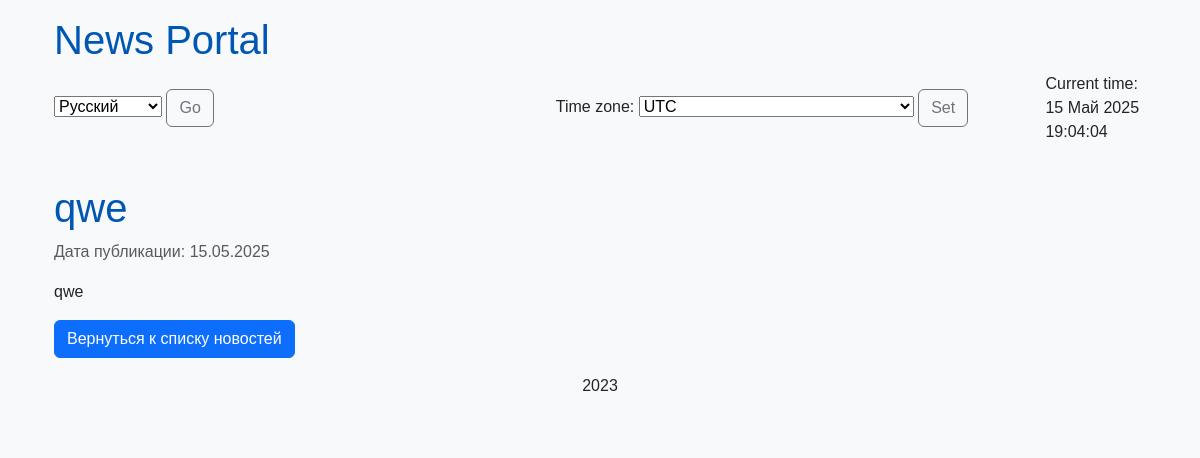
The app's page /news/86/ with its own data.
### news/models.py (models this page shows, shortened)
class Post(models.Model):
    objects = None
    ARTICLE = 'AR'
    NEWS = 'NW'
    POST_TYPES = [
        (ARTICLE, 'Article'),
        (NEWS, 'News'),
    ]
    author = models.ForeignKey('Author', on_delete=models.CASCADE)
    post_type = models.CharField(max_length=2, choices=POST_TYPES, default=NEWS)
    date_created = models.DateTimeField(auto_now_add=True)
    categories = models.ManyToManyField('Category', through='PostCategory')
    title = models.CharField(max_length=255)
    text = models.TextField()
    rating = models.IntegerField(default=0)

### news/views.py (the view)
# urls.py: path('news/<int:news_id>/', views.news_detail, name='news_detail'),
@cache_page(60 * 5)  # Кешируем на 5 минут (300 секунд)
def news_detail(request, news_id):
    news = Post.objects.get(id=news_id)
    context = {
        'news': news,
        'timezones': pytz.common_timezones,  # Добавлено
        'current_time': timezone.now(),  # Добавлено
    }
    return render(request, 'news/news_detail.html', context)

### news/templatetags/custom_filters.py (called while the page is built)
@register.filter(name='censor')
def censor(value):
    censored_words = ['редиска', 'редиска']  # Добавьте больше слов сюда
    value = str(value)
    words = value.split()
    censored_text = []
    for word in words:
        if word in censored_words:
            censored_word = word[0] + '*' * (len(word) - 1)
            censored_text.append(censored_word)
        else:
            censored_text.append(word)
    return ' '.join(censored_text)

### templates/news/news_detail.html (shortened to what this page needs)
{% extends 'default.html' %}
{% load i18n %}
{% load custom_filters %}
{% block content %}
    <div class="container">
        <div class="news-detail">
            <h1>{{ news.title|censor }}</h1>
            <p class="text-muted">{% trans "Date of publication:" %} {{ news.date_created|date:"d.m.Y" }}</p>
            <p>{{ news.text|censor }}</p>
            <a href="{% url 'news_list' %}" class="btn btn-primary">{% trans "Back to news list" %}</a>
        </div>
    </div>
{% endblock %}

### news/static/news/css/styles.css (style rules this page uses)
body { font-family: 'Arial', sans-serif; background-color: #f8f9fa; text-size-adjust: 100%; }
h1, h2, h3 { color: #0056b3; }
a { color: #007bff; text-decoration: none; }

### records on screen
Post: title|censor "qwe", date_created "15.05.2025", text|censor "qwe"

### other values on screen
form field language "Русский"
form field timezone "UTC"
